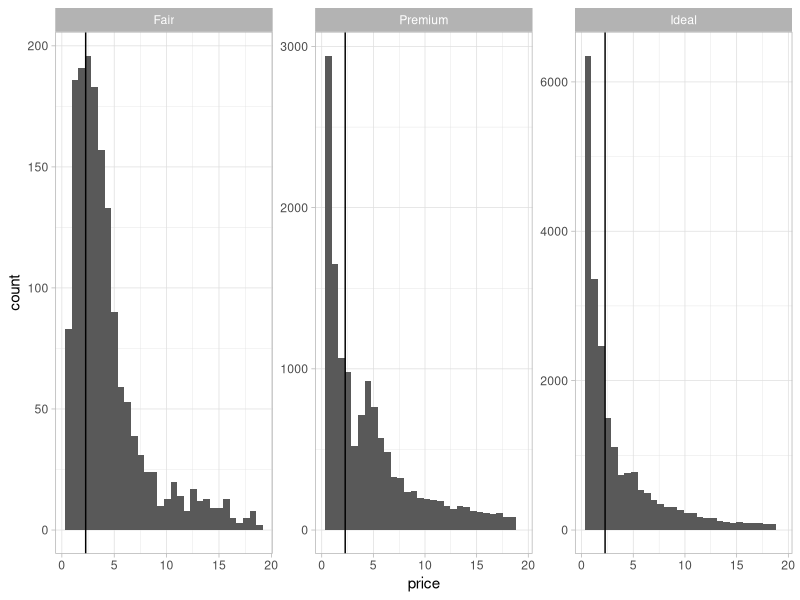

Write the R code that produced this figure.
## ---- chunk 1
knitr::opts_chunk$set(fig.pos = 'H',
                      fig.asp = 0.618,
                      fig.width = 4,
                      fig.cap = "", 
                      fig.path = "",
                      dpi = 96,
                      message = FALSE,
                      echo = FALSE)
## ---- chunk 2
library(tidyverse)
data("diamonds")
glimpse(diamonds)
## ---- chunk 3
library(skimr)

skim(diamonds)
## ---- chunk 4
library(tidyverse)
data(diamonds)

diamonds %>% 
  drop_na(cut, price) %>% 
  filter(cut %in% c("Fair", "Premium", "Ideal")) %>% 
  mutate(price = price/1000 %>% round) %>%
  ggplot() +
  aes(x = price) +
  geom_histogram()  +
  geom_vline(aes(xintercept = median(price))) +
  theme_light() +
  facet_wrap( ~ cut, scales = "free")
## ---- chunk 5
library(tidyverse)
data(diamonds)
